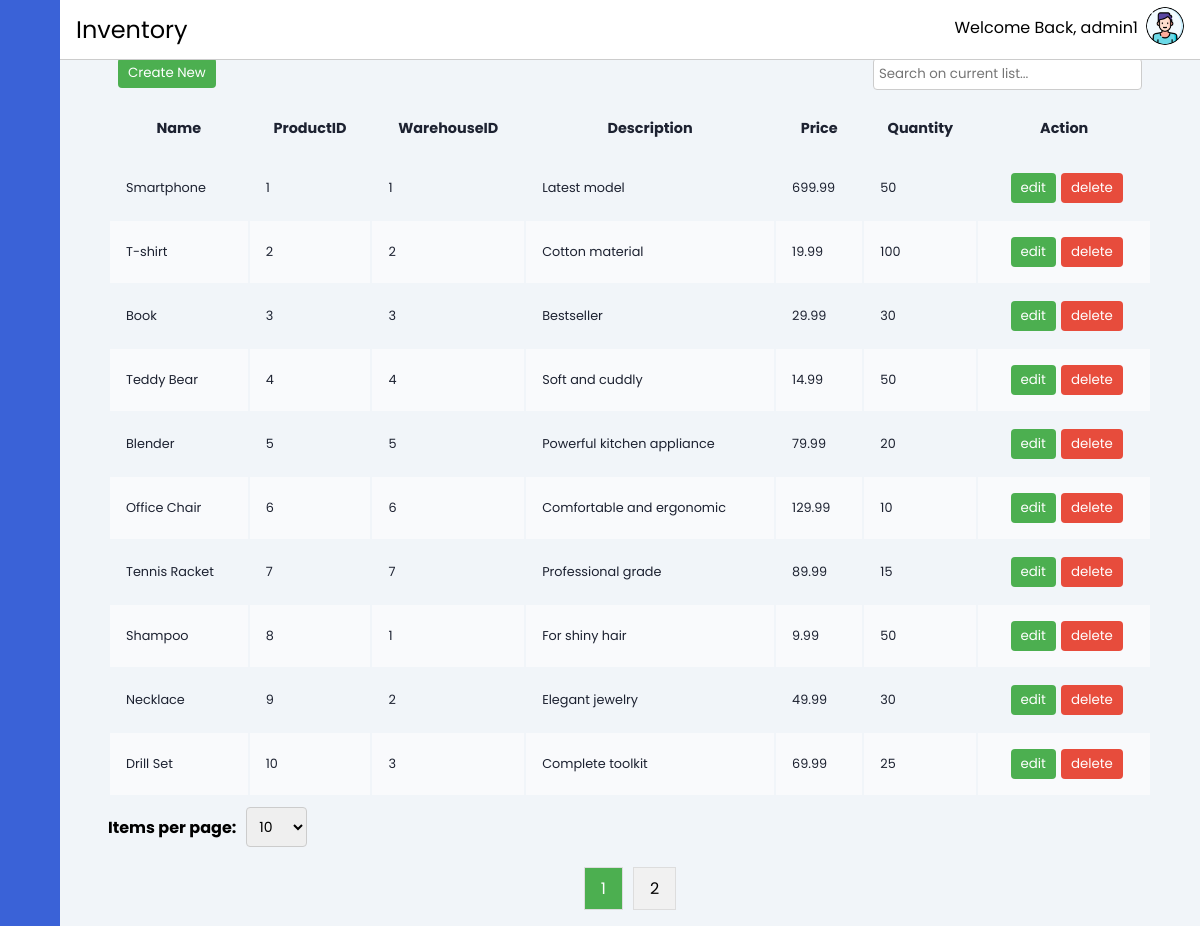
The app's page /layout/inventory.php (signed in) with its own data.
### tables this page shows
CREATE TABLE IF NOT EXISTS Product (
    ProductID INT AUTO_INCREMENT PRIMARY KEY,
    CategoryID INT,
    WarehouseID INT,
    Name VARCHAR(255) NOT NULL,
    Description TEXT,
    Price DECIMAL(10, 2),
    Quantity INT,
    LastUpdatedDate DATETIME,
    FOREIGN KEY (CategoryID) REFERENCES Category(CategoryID),
    FOREIGN KEY (WarehouseID) REFERENCES Warehouse(WarehouseID)
);

### layout/inventory.php (the view, shortened to what this page needs)
<?php
include("../database/database-connect.php");
include '../contain/header.php';
$sql = "SELECT Name, ProductID, WarehouseID, Description, Price, Quantity FROM Product";
$result = $conn->query($sql);
$products = array();
if ($result->num_rows > 0) {
    while ($row = $result->fetch_assoc()) {
        $products[] = array(
            $row["Name"],
            $row["ProductID"],
            $row["WarehouseID"],
            $row["Description"],
            $row["Price"],
            $row["Quantity"]
        );
    }
}
$itemsPerPage = isset($_GET['itemsPerPage']) ? (int) $_GET['itemsPerPage'] : 10;
$totalItems = count($products);
$totalPages = ceil($totalItems / $itemsPerPage);
$current_page = isset($_GET['page']) ? $_GET['page'] : 1;
$current_page = max(1, min($totalPages, $current_page));
$offset = ($current_page - 1) * $itemsPerPage;
$subsetProducts = array_slice($products, $offset, $itemsPerPage);
?>
<div class="main-content">
    <?php
    include '../contain/horizontal-bar.php';
    ?>
    <main>
        <div class="button-and-search">
            <form method="POST">
                <button name="Cnew">Create New</button>
            </form>
            <input type="text" id="searchInput" placeholder="Search on current list..." onkeyup="searchTable()">
        </div>
        <div class="table-responsive">
            <table id="myTable" class="table-container" style="width:100%">
                <thead>
                    <tr>
                        <th>Name</th>
                        <th>ProductID</th>
                        <th>WarehouseID</th>
                        <th>Description</th>
                        <th>Price</th>
                        <th>Quantity</th>
                        <th>Action</th>
                    </tr>
                </thead>
                <tbody id="tableBody">
                    <?php if (empty($subsetProducts)): ?>
                        <tr>
                            <td colspan="7">No data available</td>
                        </tr>
                    <?php else: ?>
                        <?php foreach ($subsetProducts as $product): ?>
                            <tr>
                                <td>
                                    <?= $product[0] ?>
                                </td>
                                <td>
                                    <?= $product[1] ?>
                                </td>
                                <td>
                                    <?= $product[2] ?>
                                </td>
                                <td>
                                    <?= $product[3] ?>
                                </td>
                                <td>
                                    <?= $product[4] ?>
                                </td>
                                <td>
                                    <?= $product[5] ?>
                                </td>
                                <td>
                                    <form method="GET" action="inventory-edit.php">
                                        <button class="edit" type="submit">edit</button>
                                    </form>
                                    <form method="POST">
                                        <button class="delete" name="deleteProduct" type="submit"
                                            onclick="return confirm('Are you sure you want to delete this product?')">delete
                                        </button>
                                    </form>
                                </td>
                            </tr>
                        <?php endforeach; ?>
                    <?php endif; ?>
                </tbody>
            </table>
        </div>
        <form method="GET" class="pagination-form">
            <label for="itemsPerPage">Items per page:</label>
            <select id="itemsPerPage" name="itemsPerPage" onchange="this.form.submit()">
                <option value="10" <?= $itemsPerPage == 10 ? 'selected' : '' ?>>10</option>
            </select>
        </form>
        <div id="pagination" class="pagination">
            <?php for ($page = 1; $page <= $totalPages; $page++): ?>
                <a href="?page=<?= $page ?>" <?= $page == $current_page ? 'class="active"' : '' ?>>
                    <?= $page ?>
                </a>
            <?php endfor; ?>
        </div>
    </main>
</div>
</body>
</html>

### css/style.css (style rules this page uses)
main { margin-top: 4vh; min-height: 90vh; padding: 1rem 3rem; }
th, td { font-size: .9rem; padding: 1rem 1rem; color: var(--color-dark); }
td { font-size: .8rem; }
tbody tr:nth-child(even) { background: #f9fafc; }
.table-responsive { overflow-x: auto; }
.button-and-search { display: flex; justify-content: space-between; padding: 10px; }
.button-and-search button, .add-entry-btn, .table-container td:last-child button { padding: 5px 10px; background-color: #4CAF50; color: white; border: none; border-radius: 4px; cursor: pointer; }
.button-and-search input { padding: 5px; border: 1px solid #ccc; border-radius: 4px; }
.table-container td:last-child { display: flex; justify-content: center; align-items: center; }
.table-container td:last-child button { padding: 5px 10px; margin-left: 5px; background-color: #4CAF50; color: white; border: none; border-radius: 4px; cursor: pointer; }
.table-container td:last-child button.delete { background-color: #e74c3c; }
.pagination-form { padding-top: 10px; display: flex; align-items: center; }
.pagination-form label { margin-right: 10px; font-weight: bold; }
.pagination-form select { padding: 8px; font-size: 14px; border: 1px solid #ccc; border-radius: 4px; cursor: pointer; }
.pagination { display: flex; justify-content: center; margin-top: 20px; }
.pagination a { color: black; padding: 8px 16px; text-decoration: none; transition: background-color .3s; margin: 0 5px; border: 1px solid #ddd; background-color: #f1f1f1; }
.pagination a.active { background-color: #4CAF50; color: white; }

### css/header.css (style rules this page uses)
:root { --main-color: #3A62D7; --color-dark: #1D2231; --text-grey: #8390A2; }
* { font-family: 'Poppins', sans-serif; margin: 0; padding: 0; text-decoration: none; list-style-type: none; box-sizing: border-box; }
body { background: #f1f5f9; }
.main-content { position: relative; margin-left: 240px; transition: margin-left 500ms; }
@media only screen and (max-width: 1200px) { .main-content { margin-left: 60px; } }

### records on screen
product: Name "Smartphone", ProductID "1", WarehouseID "1", Description "Latest model", Price "699.99", Quantity "50"
product: Name "T-shirt", ProductID "2", WarehouseID "2", Description "Cotton material", Price "19.99", Quantity "100"
product: Name "Book", ProductID "3", WarehouseID "3", Description "Bestseller", Price "29.99", Quantity "30"
product: Name "Teddy Bear", ProductID "4", WarehouseID "4", Description "Soft and cuddly", Price "14.99", Quantity "50"
product: Name "Blender", ProductID "5", WarehouseID "5", Description "Powerful kitchen appliance", Price "79.99", Quantity "20"
product: Name "Office Chair", ProductID "6", WarehouseID "6", Description "Comfortable and ergonomic", Price "129.99", Quantity "10"
product: Name "Tennis Racket", ProductID "7", WarehouseID "7", Description "Professional grade", Price "89.99", Quantity "15"
product: Name "Shampoo", ProductID "8", WarehouseID "1", Description "For shiny hair", Price "9.99", Quantity "50"
product: Name "Necklace", ProductID "9", WarehouseID "2", Description "Elegant jewelry", Price "49.99", Quantity "30"
product: Name "Drill Set", ProductID "10", WarehouseID "3", Description "Complete toolkit", Price "69.99", Quantity "25"

### other values on screen
$pathtitle "Inventory"
$username "admin1"
